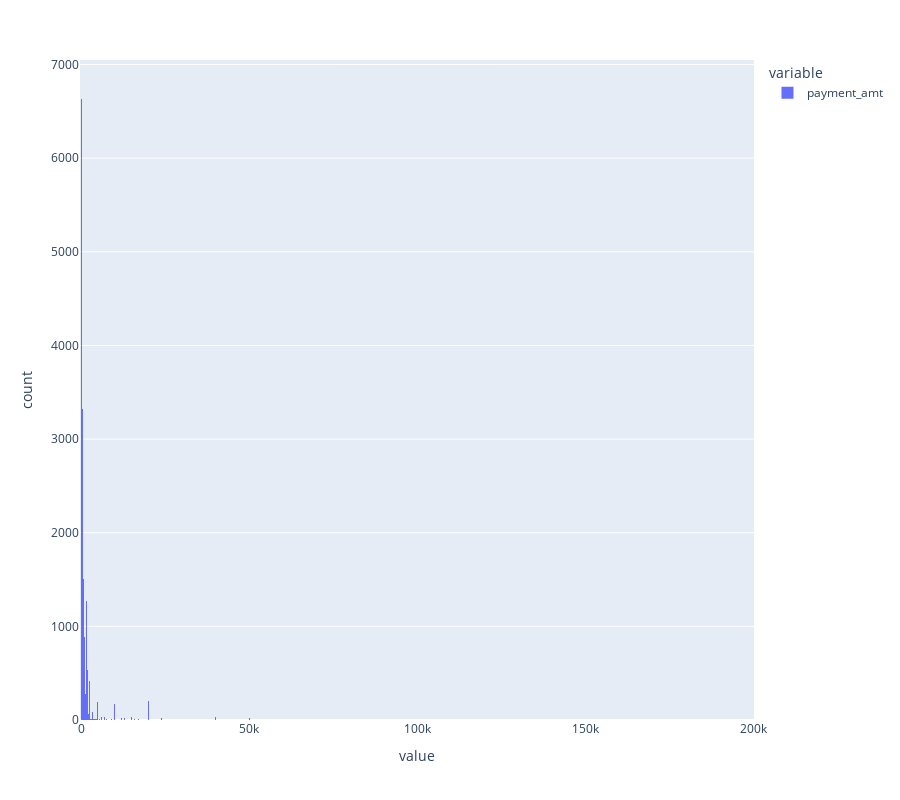

The cell this chart's notebook holds for it:
### Code cell
px.histogram(payments.payment_amt,height=800)

### Figure 1 — Plotly figure (JSON) as saved in the notebook; plotly's stock layout.template omitted (floating-point values rounded to 4 significant figures; data arrays with more than 128 entries replaced by an {"elided": "..."} marker saying what was removed)
{"data": [{"alignmentgroup": "True", "bingroup": "x", "hovertemplate": "variable=payment_amt<br>value=%{x}<br>count=%{y}<extra></extra>", "legendgroup": "payment_amt", "marker": {"color": "#636efa", "pattern": {"shape": ""}}, "name": "payment_amt", "offsetgroup": "payment_amt", "orientation": "v", "showlegend": true, "type": "histogram", "x": {"elided": "25559 float values"}, "xaxis": "x", "yaxis": "y"}], "layout": {"barmode": "relative", "height": 800, "legend": {"title": {"text": "variable"}, "tracegroupgap": 0}, "margin": {"t": 60}, "xaxis": {"anchor": "y", "domain": [0, 1], "title": {"text": "value"}}, "yaxis": {"anchor": "x", "domain": [0, 1], "title": {"text": "count"}}}}
